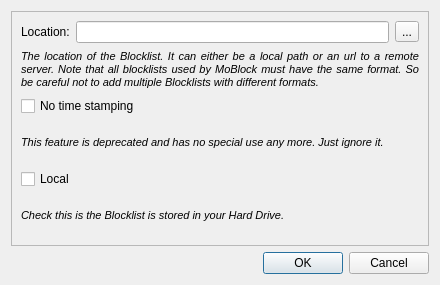
<ui version="4.0" >
 <class>ListAddDialog</class>
 <widget class="QDialog" name="ListAddDialog" >
  <property name="geometry" >
   <rect>
    <x>0</x>
    <y>0</y>
    <width>440</width>
    <height>285</height>
   </rect>
  </property>
  <property name="minimumSize" >
   <size>
    <width>415</width>
    <height>285</height>
   </size>
  </property>
  <property name="windowTitle" >
   <string>Add Blocklist</string>
  </property>
  <property name="windowIcon" >
   <iconset resource="../images/images.qrc" >:/images/pgl-gui.png</iconset>
  </property>
  <layout class="QVBoxLayout" >
   <item>
    <widget class="QFrame" name="frame" >
     <property name="frameShape" >
      <enum>QFrame::StyledPanel</enum>
     </property>
     <property name="frameShadow" >
      <enum>QFrame::Raised</enum>
     </property>
     <layout class="QVBoxLayout" >
      <item>
       <layout class="QHBoxLayout" >
        <item>
         <widget class="QLabel" name="label" >
          <property name="text" >
           <string>Location:</string>
          </property>
         </widget>
        </item>
        <item>
         <widget class="QLineEdit" name="m_ListLocationEdit" >
          <property name="toolTip" >
           <string>The location of the blocklist. Can be a local or a remote location.</string>
          </property>
         </widget>
        </item>
        <item>
         <widget class="QToolButton" name="m_FileSelectButton" >
          <property name="text" >
           <string>...</string>
          </property>
         </widget>
        </item>
       </layout>
      </item>
      <item>
       <widget class="QLabel" name="label_3" >
        <property name="font" >
         <font>
          <pointsize>8</pointsize>
          <italic>true</italic>
         </font>
        </property>
        <property name="text" >
         <string>The location of the Blocklist. It can either be a local path or an url to a remote server. Note that all blocklists used by MoBlock must have the same format. So be careful not to add multiple Blocklists with different formats.</string>
        </property>
        <property name="alignment" >
         <set>Qt::AlignJustify|Qt::AlignVCenter</set>
        </property>
        <property name="wordWrap" >
         <bool>true</bool>
        </property>
       </widget>
      </item>
      <item>
       <widget class="QCheckBox" name="m_NoTimeStampBox" >
        <property name="toolTip" >
         <string/>
        </property>
        <property name="text" >
         <string>No time stamping</string>
        </property>
       </widget>
      </item>
      <item>
       <widget class="QLabel" name="label_2" >
        <property name="font" >
         <font>
          <pointsize>8</pointsize>
          <italic>true</italic>
         </font>
        </property>
        <property name="text" >
         <string>This feature is deprecated and has no special use any more. Just ignore it.</string>
        </property>
        <property name="scaledContents" >
         <bool>false</bool>
        </property>
        <property name="alignment" >
         <set>Qt::AlignJustify|Qt::AlignVCenter</set>
        </property>
        <property name="wordWrap" >
         <bool>true</bool>
        </property>
       </widget>
      </item>
      <item>
       <widget class="QCheckBox" name="m_LocalBox" >
        <property name="toolTip" >
         <string/>
        </property>
        <property name="text" >
         <string>Local</string>
        </property>
       </widget>
      </item>
      <item>
       <widget class="QLabel" name="label_4" >
        <property name="font" >
         <font>
          <pointsize>8</pointsize>
          <italic>true</italic>
         </font>
        </property>
        <property name="text" >
         <string>Check this is the Blocklist is stored in your Hard Drive.</string>
        </property>
       </widget>
      </item>
     </layout>
    </widget>
   </item>
   <item>
    <widget class="QDialogButtonBox" name="buttonBox" >
     <property name="orientation" >
      <enum>Qt::Horizontal</enum>
     </property>
     <property name="standardButtons" >
      <set>QDialogButtonBox::Cancel|QDialogButtonBox::NoButton|QDialogButtonBox::Ok</set>
     </property>
    </widget>
   </item>
  </layout>
 </widget>
 <resources>
  <include location="../images/images.qrc" />
 </resources>
 <connections>
  <connection>
   <sender>buttonBox</sender>
   <signal>accepted()</signal>
   <receiver>ListAddDialog</receiver>
   <slot>accept()</slot>
   <hints>
    <hint type="sourcelabel" >
     <x>227</x>
     <y>157</y>
    </hint>
    <hint type="destinationlabel" >
     <x>157</x>
     <y>178</y>
    </hint>
   </hints>
  </connection>
  <connection>
   <sender>buttonBox</sender>
   <signal>rejected()</signal>
   <receiver>ListAddDialog</receiver>
   <slot>reject()</slot>
   <hints>
    <hint type="sourcelabel" >
     <x>295</x>
     <y>163</y>
    </hint>
    <hint type="destinationlabel" >
     <x>286</x>
     <y>178</y>
    </hint>
   </hints>
  </connection>
 </connections>
</ui>
